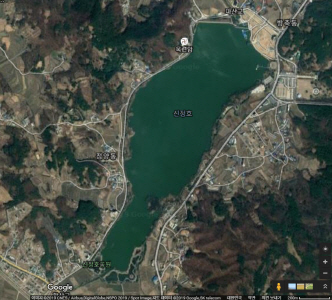
#> input picture opencv-class/sample_imgs/sinjeong-lake.jpg, 332 x 300 px
$ python fill_lake.py
#> lines starting #> are read from the running program, lines starting #| are printed output that depends on the picture; after the words box and inside, x2 and y2 are one past the last pixel; in counts of white or black regions, pixels touching at a corner belong together
import cv2
import numpy as np
import show_imgs as si
IMG_PATH = "../sample_imgs"

def fill_lake():
    srcimg = cv2.imread(IMG_PATH + "/sinjeong-lake.jpg", cv2.IMREAD_COLOR)
#> srcimg is the input picture: shape (300, 332, 3); mean B, G, R 68.6, 77.8, 67.7
    images = {"original": srcimg}
    seed = (int(srcimg.shape[1]/2), int(srcimg.shape[0]/2))
#> seed = (166, 150)
    # 아무 처리하지 않고 바로 호수에 flood fill 적용
    fill_direct = srcimg.copy()
    mask = np.zeros((srcimg.shape[0]+2, srcimg.shape[1]+2), dtype=np.uint8)
    retval, fill_direct, mask, rect = \
        cv2.floodFill(fill_direct, mask, seed, newVal=(0, 255, 255),
                      loDiff=(2, 2, 2), upDiff=(2, 2, 2), flags=8)
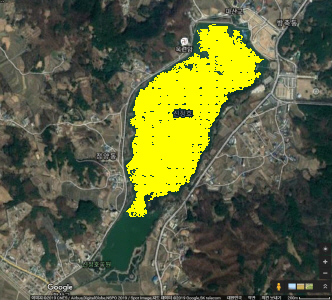
#> fill_direct: shape (300, 332, 3); 11.64% of pixels changed, all inside (x1, y1, x2, y2) = (126, 24, 264, 217)
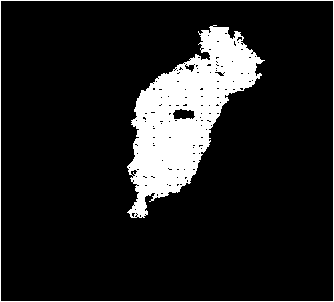
#> mask: shape (302, 334); values 0 (black) and 1 (white), 12.8% white; 2 white regions, box (x1, y1, x2, y2) and area: (127, 25, 265, 218) 11595, (0, 0, 334, 302) 1268
#> retval = 11595; rect = (126, 24, 138, 193)
    print(f"pixel area of lake WITHOUT preprocess={retval}, rect={rect}")
#| pixel area of lake WITHOUT preprocess=11595, rect=(126, 24, 138, 193)
    fill_direct = cv2.circle(fill_direct, seed, 1, (0,0,255), 2)
#> fill_direct: shape (300, 332, 3); 0.02% of pixels changed, all inside (x1, y1, x2, y2) = (164, 148, 169, 153)
    images["direct_floodfill"] = fill_direct
    # flood fill이 잘 퍼지도록 블러링 후 적용
    fill_blur = srcimg.copy()
    fill_blur = cv2.GaussianBlur(fill_blur, (3,3), 0)
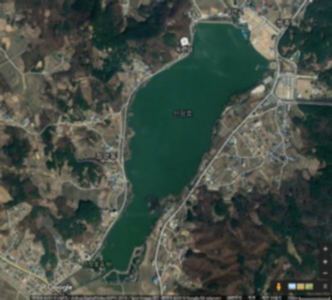
#> fill_blur: shape (300, 332, 3); mean B, G, R 68.7, 77.9, 67.7
    fill_blur = cv2.medianBlur(fill_blur, 3)
    mask = np.zeros((srcimg.shape[0] + 2, srcimg.shape[1] + 2), dtype=np.uint8)
    retval, fill_blur, mask, rect = \
        cv2.floodFill(fill_blur, mask, seed, newVal=(0, 255, 255),
                      loDiff=(2, 2, 2), upDiff=(2, 2, 2), flags=8 | (255 << 8))
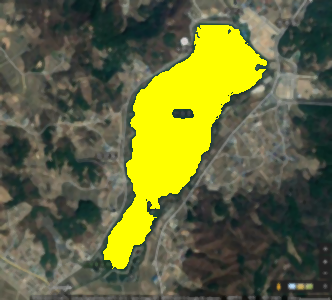
#> fill_blur: shape (300, 332, 3); mean B, G, R 60.5, 105.2, 101.3
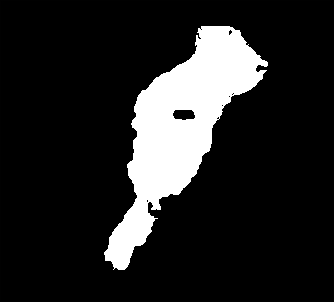
#> mask: shape (302, 334); min 0, max 255, mean 36.8
#> retval = 14550; rect = (103, 25, 164, 244)
    print(f"pixel area of lake WITH preprocess=   {retval}, rect={rect}")
#| pixel area of lake WITH preprocess=   14550, rect=(103, 25, 164, 244)
    fill_blur = cv2.circle(fill_blur, seed, 1, (0,0,255), 2)
    images["blur_n_floodfill"] = fill_blur
    # 결과 출력
    images["final mask"] = cv2.cvtColor(mask[1:-1, 1:-1], cv2.COLOR_GRAY2BGR)
    result_img = si.show_imgs(images, "fill the lake", 2)

if __name__ == "__main__":
    fill_lake()
#> (the call stopped at in fill_lake, `result_img = si.show_imgs(images, "fill the lake", 2)`: show_imgs is not available in this run)

$ run again, with opencv-class/sample_imgs/ballpool.jpg copied over opencv-class/sample_imgs/sinjeong-lake.jpg
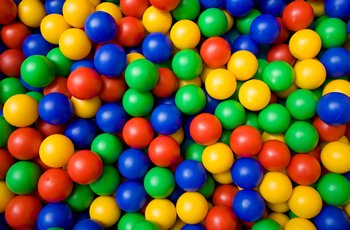
#> input picture opencv-class/sample_imgs/ballpool.jpg, 350 x 230 px
#> in fill_lake, srcimg is the input picture: shape (230, 350, 3); mean B, G, R 54.5, 96.4, 106.6
#> in fill_lake, `retval, fill_direct, mask, rect = \ cv2.floodFill(fill_direct, mask, s..`:
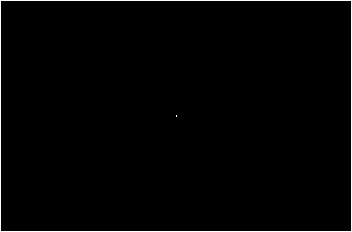
#> mask: shape (232, 352); values 0 (black) and 1 (white), 1.4% white in thin lines or dots
#> in fill_lake, `retval, fill_direct, mask, rect = \ cv2.floodFill(fill_direct, mask, s..`: retval = 2; rect = (175, 114, 1, 2)
#| pixel area of lake WITHOUT preprocess=2, rect=(175, 114, 1, 2)
#> in fill_lake, `fill_blur = cv2.medianBlur(fill_blur, 3)`:
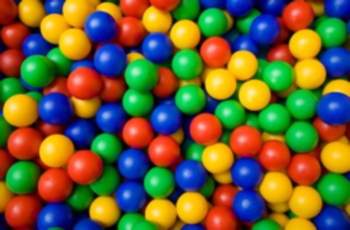
#> fill_blur: shape (230, 350, 3); mean B, G, R 54.3, 96.5, 106.6
#> in fill_lake, `retval, fill_blur, mask, rect = \ cv2.floodFill(fill_blur, mask, seed,..`: retval = 5; rect = (175, 112, 1, 5)
#| pixel area of lake WITH preprocess=   5, rect=(175, 112, 1, 5)
